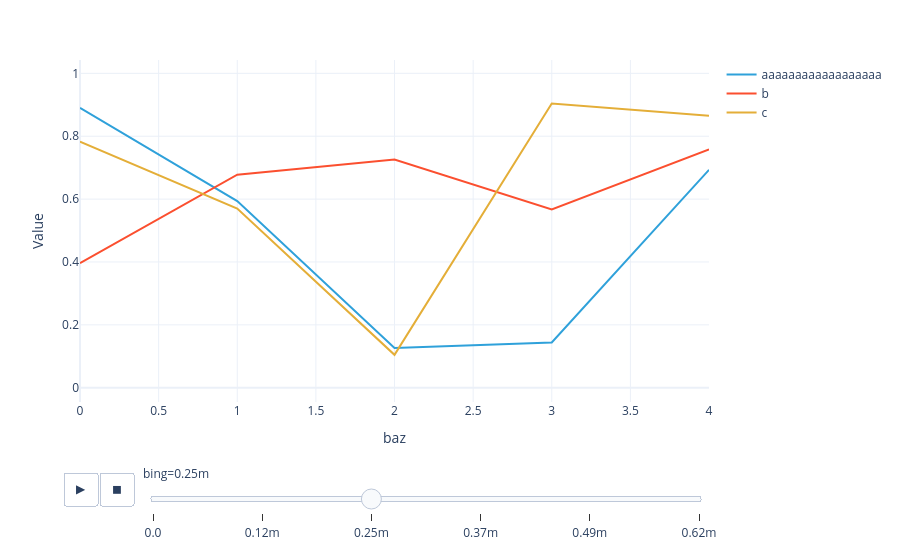

The cell this chart's notebook holds for it:
### Code cell
#|hide
plotly_dataarray(U5.array)

### Figure 1 — Plotly figure (JSON) as saved in the notebook; plotly's stock layout.template omitted (floating-point values rounded to 4 significant figures)
{"data": [{"hovertemplate": "foo=aaaaaaaaaaaaaaaaaa<br>bing=0.0<br>baz=%{x}<br>Value=%{y}<extra></extra>", "legendgroup": "aaaaaaaaaaaaaaaaaa", "line": {"color": "#2fa1da", "dash": "solid"}, "marker": {"symbol": "circle"}, "mode": "lines", "name": "aaaaaaaaaaaaaaaaaa", "orientation": "v", "showlegend": true, "type": "scatter", "x": [0, 1, 2, 3, 4], "xaxis": "x", "y": [0.89, 0.5938, 0.126, 0.1437, 0.6931], "yaxis": "y"}, {"hovertemplate": "foo=b<br>bing=0.0<br>baz=%{x}<br>Value=%{y}<extra></extra>", "legendgroup": "b", "line": {"color": "#fb4f2f", "dash": "solid"}, "marker": {"symbol": "circle"}, "mode": "lines", "name": "b", "orientation": "v", "showlegend": true, "type": "scatter", "x": [0, 1, 2, 3, 4], "xaxis": "x", "y": [0.3962, 0.6776, 0.7258, 0.5669, 0.7584], "yaxis": "y"}, {"hovertemplate": "foo=c<br>bing=0.0<br>baz=%{x}<br>Value=%{y}<extra></extra>", "legendgroup": "c", "line": {"color": "#e4ae38", "dash": "solid"}, "marker": {"symbol": "circle"}, "mode": "lines", "name": "c", "orientation": "v", "showlegend": true, "type": "scatter", "x": [0, 1, 2, 3, 4], "xaxis": "x", "y": [0.783, 0.5699, 0.1046, 0.904, 0.8656], "yaxis": "y"}], "layout": {"legend": {"title": {}, "tracegroupgap": 0}, "margin": {"t": 60}, "sliders": [{"active": 2, "currentvalue": {"prefix": "bing="}, "len": 0.9, "pad": {"b": 10, "t": 60}, "steps": [{"args": [["0.0"], {"frame": {"duration": 0, "redraw": false}, "fromcurrent": true, "mode": "immediate", "transition": {"duration": 0, "easing": "linear"}}], "label": "0.0", "method": "animate"}, {"args": [["0.000123456"], {"frame": {"duration": 0, "redraw": false}, "fromcurrent": true, "mode": "immediate", "transition": {"duration": 0, "easing": "linear"}}], "label": "0.12m", "method": "animate"}, {"args": [["0.000246912"], {"frame": {"duration": 0, "redraw": false}, "fromcurrent": true, "mode": "immediate", "transition": {"duration": 0, "easing": "linear"}}], "label": "0.25m", "method": "animate"}, {"args": [["0.00037036800000000004"], {"frame": {"duration": 0, "redraw": false}, "fromcurrent": true, "mode": "immediate", "transition": {"duration": 0, "easing": "linear"}}], "label": "0.37m", "method": "animate"}, {"args": [["0.000493824"], {"frame": {"duration": 0, "redraw": false}, "fromcurrent": true, "mode": "immediate", "transition": {"duration": 0, "easing": "linear"}}], "label": "0.49m", "method": "animate"}, {"args": [["0.00061728"], {"frame": {"duration": 0, "redraw": false}, "fromcurrent": true, "mode": "immediate", "transition": {"duration": 0, "easing": "linear"}}], "label": "0.62m", "method": "animate"}], "x": 0.1, "xanchor": "left", "y": 0, "yanchor": "top"}], "updatemenus": [{"buttons": [{"args": [null, {"frame": {"duration": 500, "redraw": false}, "fromcurrent": true, "mode": "immediate", "transition": {"duration": 0, "easing": "linear"}}], "label": "&#9654;", "method": "animate"}, {"args": [[null], {"frame": {"duration": 0, "redraw": false}, "fromcurrent": true, "mode": "immediate", "transition": {"duration": 0, "easing": "linear"}}], "label": "&#9724;", "method": "animate"}], "direction": "left", "pad": {"r": 10, "t": 70}, "showactive": false, "type": "buttons", "x": 0.1, "xanchor": "right", "y": 0, "yanchor": "top"}], "xaxis": {"anchor": "y", "domain": [0, 1], "title": {"text": "baz"}}, "yaxis": {"anchor": "x", "domain": [0, 1], "range": [-0.04545, 1.043], "title": {"text": "Value"}}}}
